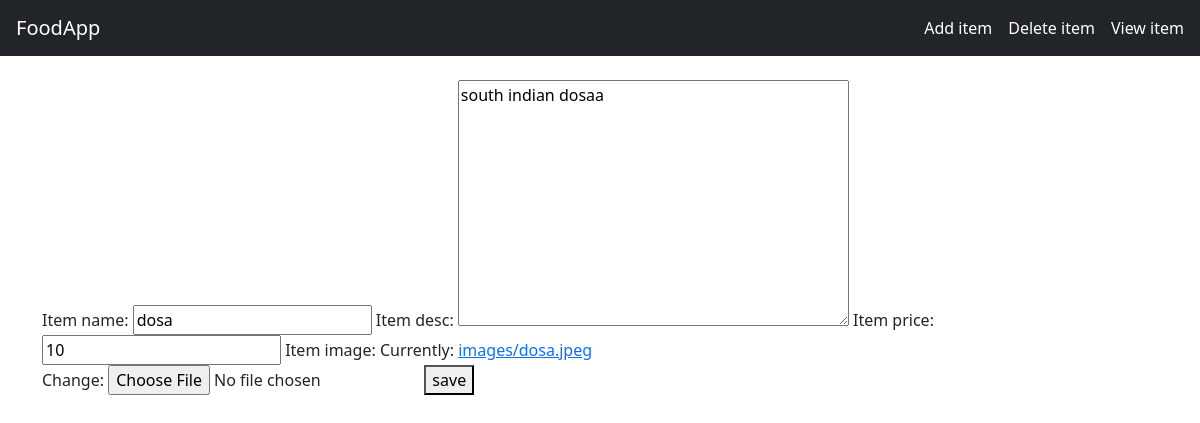
Screenshot of /food/update/5/ with the database file from the repository.
### food/models.py (models this page shows, shortened)
class Item(models.Model):
    item_name = models.CharField(max_length=200)
    item_desc = models.TextField()
    item_price = models.IntegerField()
    item_image = models.ImageField(upload_to='images/', default='images/pl.png')

### food/views.py (the view)
# urls.py: path('update/<int:id>/',views.update_item,name='update_item'),
def update_item(request,id):
    item = Item.objects.get(id=id)
    forms = ItemForm(request.POST or None, instance=item)
    if forms.is_valid():
        forms.save()
        return redirect('food:index')
    return render(request,'food/item-form.html',{'forms':forms})

### food/forms.py
class ItemForm(forms.ModelForm):
    class Meta:
        model = Item
        fields = ['item_name', 'item_desc', 'item_price', 'item_image']

### food/templates/food/item-form.html (shortened to what this page needs)
{% extends "food/base.html" %}
{% load static %}
    {% block body %}
<form method="POST">
    {{forms}}
    <button type="submit">save</button>
</form>
{% endblock %}

### food/static/food/style.css (style rules this page uses)
body { background-color: rgb(100, 100, 122); }

### rows the page displays
Item: item_name "dosa", item_desc "south indian dosaa", item_price "10"
